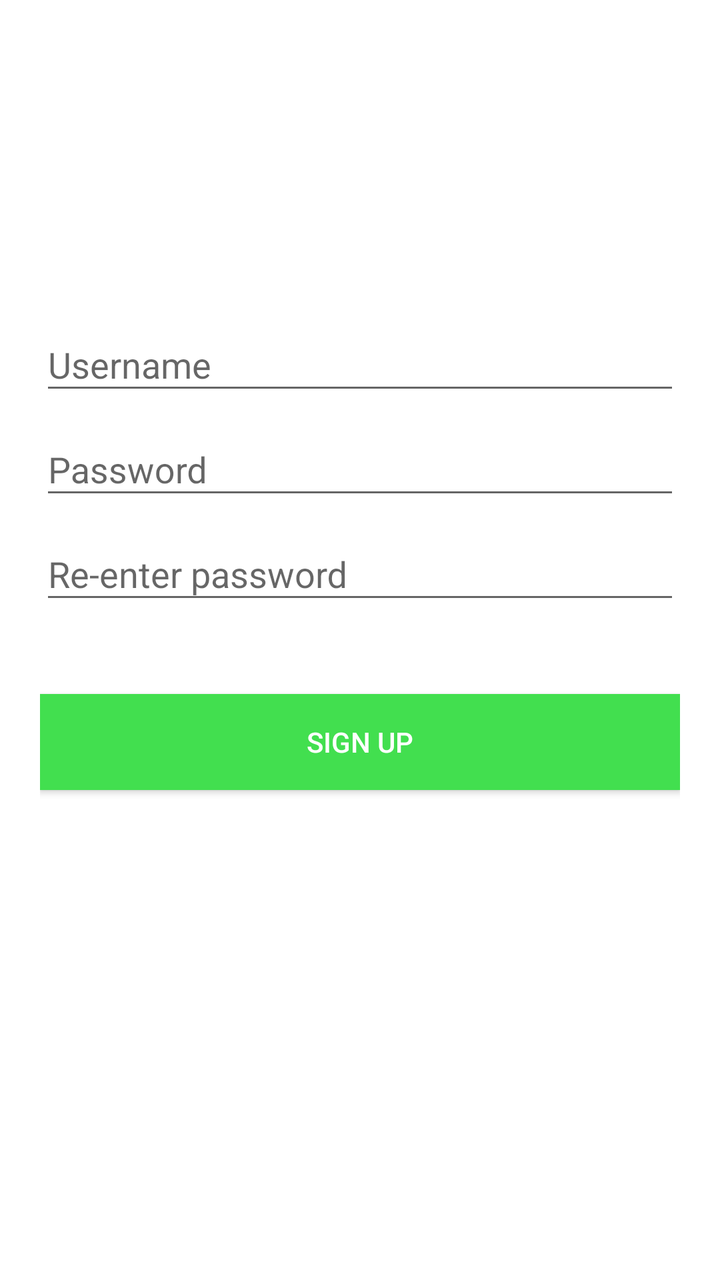
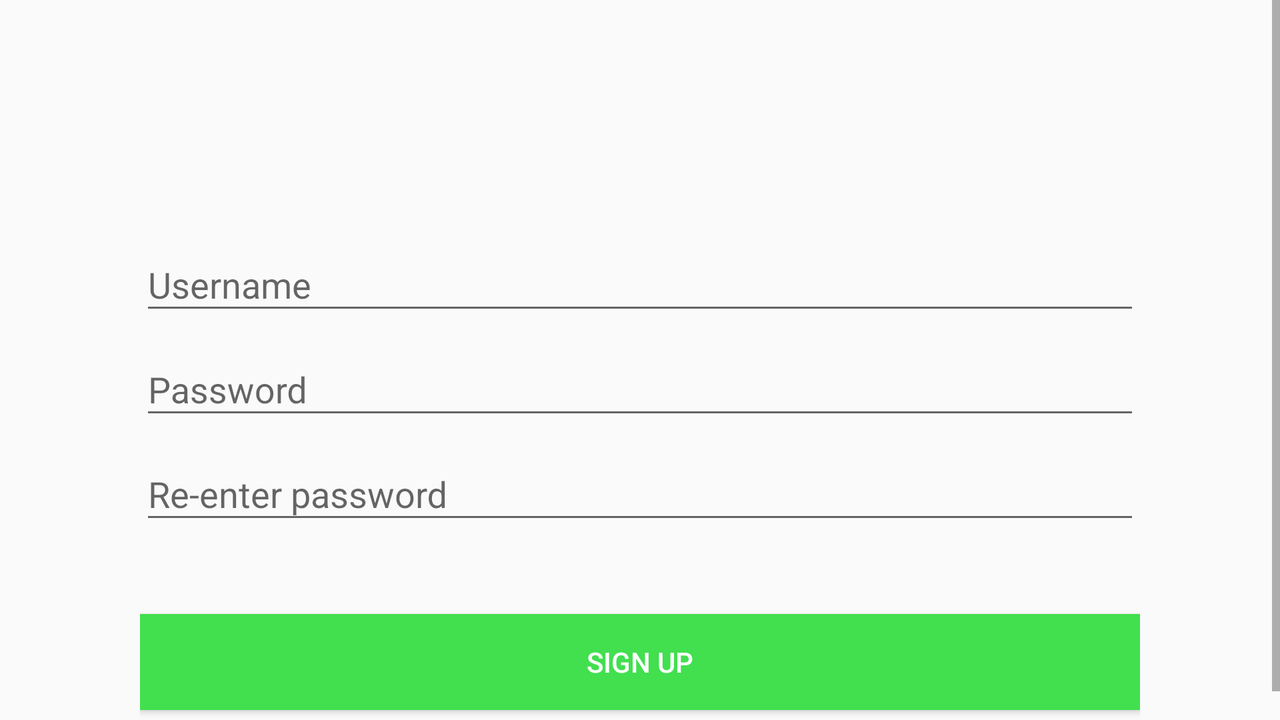

Compare how this app lays out the same screen by default and in its alternative resource folder. The renders come first, then the two layout files and the values they reference.
<!-- AndroidManifest.xml: application theme MyMaterialTheme -->
<!-- res/layout/fragment_registration.xml -->
<?xml version="1.0" encoding="utf-8"?>
<android.support.design.widget.CoordinatorLayout
    xmlns:android="http://schemas.android.com/apk/res/android"
    xmlns:tools="http://schemas.android.com/tools"
    android:id="@+id/fragment_registration"
    android:layout_width="match_parent"
    android:layout_height="match_parent"
    android:background="@color/windowBackground"
    tools:context="com.azvk.nationalhockeyteams.activities.LoginActivity">
    <LinearLayout
        android:layout_width="fill_parent"
        android:layout_height="match_parent"
        android:layout_marginTop="50dp"
        android:orientation="vertical"
        android:paddingLeft="20dp"
        android:paddingRight="20dp">
        <RelativeLayout
            android:layout_width="match_parent"
            android:layout_height="70dp">
            <ImageView
                android:id="@+id/reg_image"
                android:layout_width="70dp"
                android:layout_height="70dp"
                android:layout_centerHorizontal="true"
                android:src="@drawable/hockey_icon"
                android:contentDescription="@string/login_content_description"/>
        </RelativeLayout>

        <android.support.design.widget.TextInputLayout
            android:id="@+id/input_layout_name_reg"
            android:layout_width="match_parent"
            android:layout_height="wrap_content"
            android:layout_marginTop="30dp"
            android:hint="@string/hint_username" >

            <EditText
                android:id="@+id/input_name_reg"
                android:layout_width="match_parent"
                android:layout_height="wrap_content"
                android:maxLines="1"
                android:inputType="text"
                tools:ignore="LabelFor" />
        </android.support.design.widget.TextInputLayout>

        <android.support.design.widget.TextInputLayout
            android:id="@+id/input_layout_password_reg"
            android:layout_width="match_parent"
            android:layout_height="wrap_content"
            android:hint="@string/hint_password" >

            <EditText
                android:id="@+id/input_password_reg"
                android:layout_width="match_parent"
                android:layout_height="wrap_content"
                android:inputType="textPassword"
                tools:ignore="LabelFor" />
        </android.support.design.widget.TextInputLayout>

        <android.support.design.widget.TextInputLayout
            android:id="@+id/input_layout_repassword_reg"
            android:layout_width="match_parent"
            android:layout_height="wrap_content"
            android:hint="@string/hint_repassword">

            <EditText
                android:id="@+id/input_repassword_reg"
                android:layout_width="match_parent"
                android:layout_height="wrap_content"
                android:inputType="textPassword"
                tools:ignore="LabelFor" />
        </android.support.design.widget.TextInputLayout>

        <Button
            android:id="@+id/signup_button_reg"
            android:layout_width="match_parent"
            android:layout_height="wrap_content"
            android:text="@string/btn_sign_up"
            android:background="@color/colorPrimary"
            android:layout_marginTop="40dp"
            android:textColor="@android:color/white"/>
        <ProgressBar
            android:id="@+id/registration_progress_bar"
            style="?android:attr/progressBarStyle"
            android:layout_marginTop="40dp"
            android:layout_width="match_parent"
            android:layout_height="wrap_content" />

    </LinearLayout>
</android.support.design.widget.CoordinatorLayout>
<!-- resources referenced by this layout -->
<resources>
  <color name="colorPrimary">#42df4f</color>
  <color name="windowBackground">#FFFFFF</color>
  <string name="btn_sign_up">Sign Up</string>
  <string name="hint_password">Password</string>
  <string name="hint_repassword">Re-enter password</string>
  <string name="hint_username">Username</string>
  <string name="login_content_description">Stick and puck</string>
  <style name="MyMaterialTheme" parent="MyMaterialTheme.Base">
  
      </style>
  <style name="MyMaterialTheme.Base" parent="Theme.AppCompat.Light.DarkActionBar">
          <item name="colorPrimary">@color/colorPrimary</item>
          <item name="colorPrimaryDark">@color/colorPrimaryDark</item>
          <item name="colorAccent">@color/colorAccent</item>
      </style>
  <color name="colorPrimaryDark">#2d9933</color>
  <color name="colorAccent">#acecce</color>
</resources>
<!-- res/layout-land/fragment_registration.xml (the repository's variant of the layout above) -->
<!-- drawn on the phone turned sideways -->
<?xml version="1.0" encoding="utf-8"?>
<android.support.design.widget.CoordinatorLayout
    xmlns:android="http://schemas.android.com/apk/res/android"
    xmlns:app="http://schemas.android.com/apk/res-auto"
    xmlns:tools="http://schemas.android.com/tools"
    android:id="@+id/fragment_registration"
    android:layout_width="match_parent"
    android:layout_height="match_parent"
    tools:context="com.azvk.nationalhockeyteams.activities.LoginActivity">
    <ScrollView
        android:layout_width="match_parent"
        android:layout_height="match_parent">
    <LinearLayout
        android:layout_width="fill_parent"
        android:layout_height="wrap_content"
        android:layout_marginTop="10dp"
        android:layout_marginLeft="50dp"
        android:layout_marginRight="50dp"
        android:orientation="vertical"
        android:paddingLeft="20dp"
        android:paddingRight="20dp">
        <RelativeLayout
            android:layout_width="match_parent"
            android:layout_height="70dp">
            <ImageView
                android:id="@+id/reg_image"
                android:layout_width="70dp"
                android:layout_height="70dp"
                android:layout_centerHorizontal="true"
                android:src="@drawable/hockey_icon"
                android:contentDescription="@string/login_content_description"/>
        </RelativeLayout>

        <android.support.design.widget.TextInputLayout
            android:id="@+id/input_layout_name_reg"
            android:layout_width="match_parent"
            android:layout_height="wrap_content"
            android:layout_marginTop="30dp">

            <EditText
                android:id="@+id/input_name_reg"
                android:layout_width="match_parent"
                android:layout_height="wrap_content"
                android:maxLines="1"
                android:hint="@string/hint_username"
                android:imeOptions="flagNoFullscreen"/>
        </android.support.design.widget.TextInputLayout>

        <android.support.design.widget.TextInputLayout
            android:id="@+id/input_layout_password_reg"
            android:layout_width="match_parent"
            android:layout_height="wrap_content">

            <EditText
                android:id="@+id/input_password_reg"
                android:layout_width="match_parent"
                android:layout_height="wrap_content"
                android:inputType="textPassword"
                android:hint="@string/hint_password"
                android:imeOptions="flagNoFullscreen"/>
        </android.support.design.widget.TextInputLayout>

        <android.support.design.widget.TextInputLayout
            android:id="@+id/input_layout_repassword_reg"
            android:layout_width="match_parent"
            android:layout_height="wrap_content">

            <EditText
                android:id="@+id/input_repassword_reg"
                android:layout_width="match_parent"
                android:layout_height="wrap_content"
                android:inputType="textPassword"
                android:hint="@string/hint_repassword"
                android:imeOptions="flagNoFullscreen"/>
        </android.support.design.widget.TextInputLayout>

        <Button
            android:id="@+id/signup_button_reg"
            android:layout_width="match_parent"
            android:layout_height="wrap_content"
            android:text="@string/btn_sign_up"
            android:background="@color/colorPrimary"
            android:layout_marginTop="40dp"
            android:layout_marginBottom="20dp"
            android:textColor="@android:color/white"/>

    </LinearLayout>
    </ScrollView>
</android.support.design.widget.CoordinatorLayout>
<!-- resources referenced by the variant -->
<!-- as the phone turned sideways resolves them -->
<resources>
  <color name="colorPrimary">#42df4f</color>
  <string name="btn_sign_up">Sign Up</string>
  <string name="hint_password">Password</string>
  <string name="hint_repassword">Re-enter password</string>
  <string name="hint_username">Username</string>
  <string name="login_content_description">Stick and puck</string>
  <style name="MyMaterialTheme" parent="MyMaterialTheme.Base">
  
      </style>
  <style name="MyMaterialTheme.Base" parent="Theme.AppCompat.Light.DarkActionBar">
          <item name="colorPrimary">@color/colorPrimary</item>
          <item name="colorPrimaryDark">@color/colorPrimaryDark</item>
          <item name="colorAccent">@color/colorAccent</item>
      </style>
  <color name="colorPrimaryDark">#2d9933</color>
  <color name="colorAccent">#acecce</color>
</resources>
